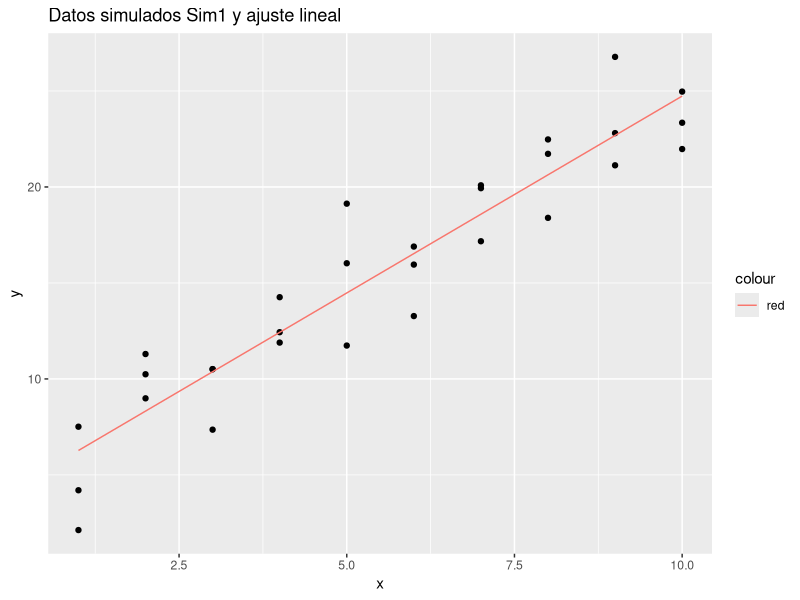
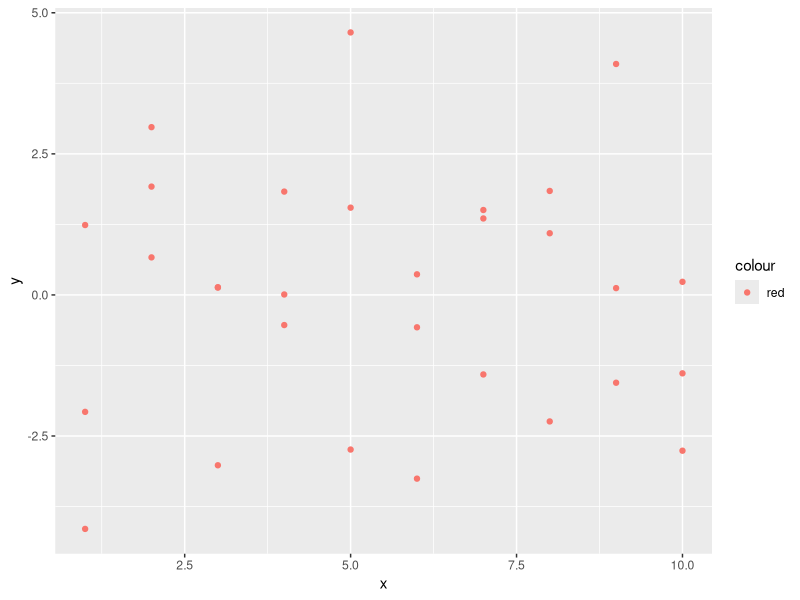
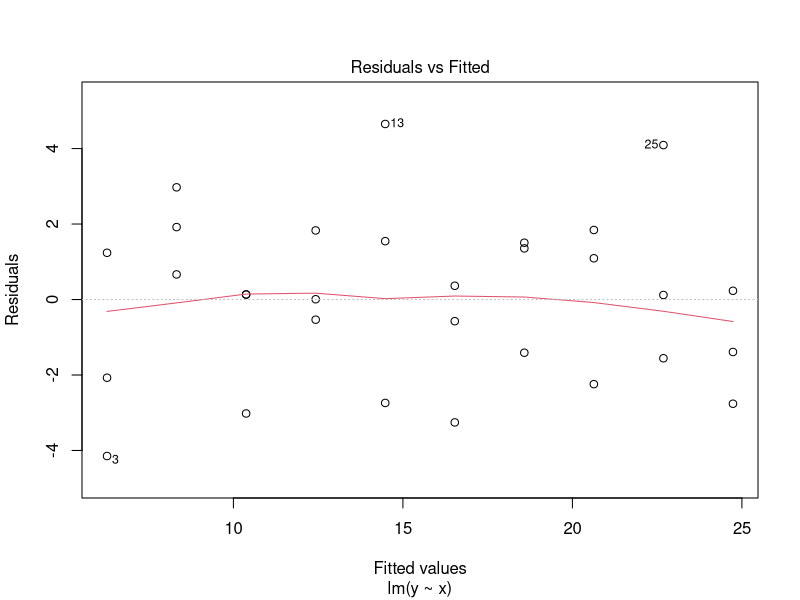
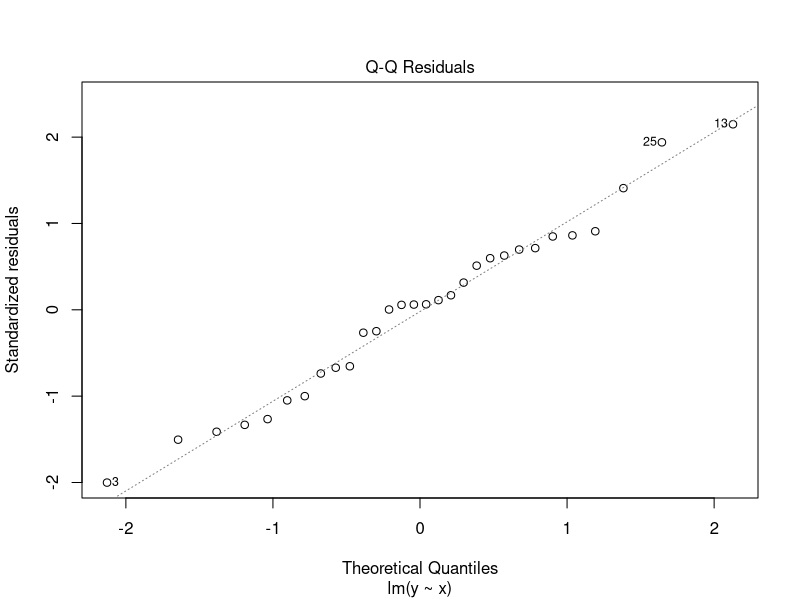
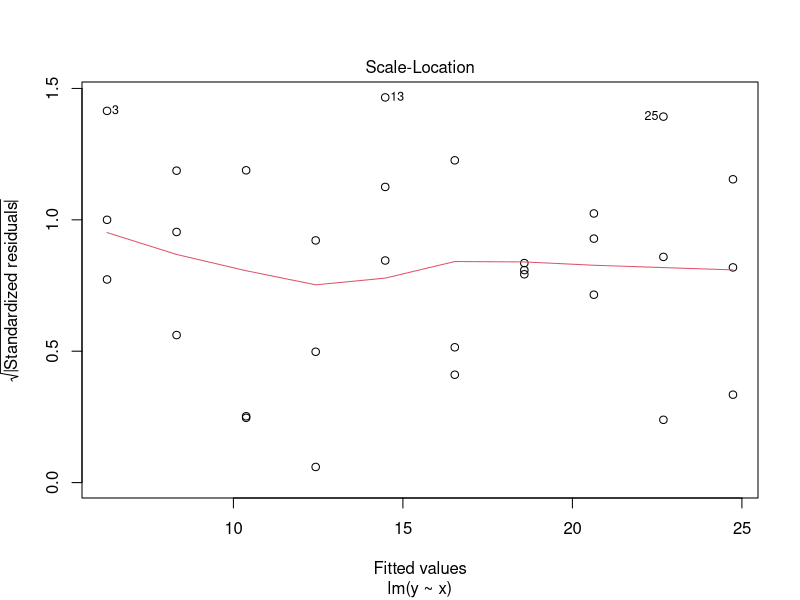
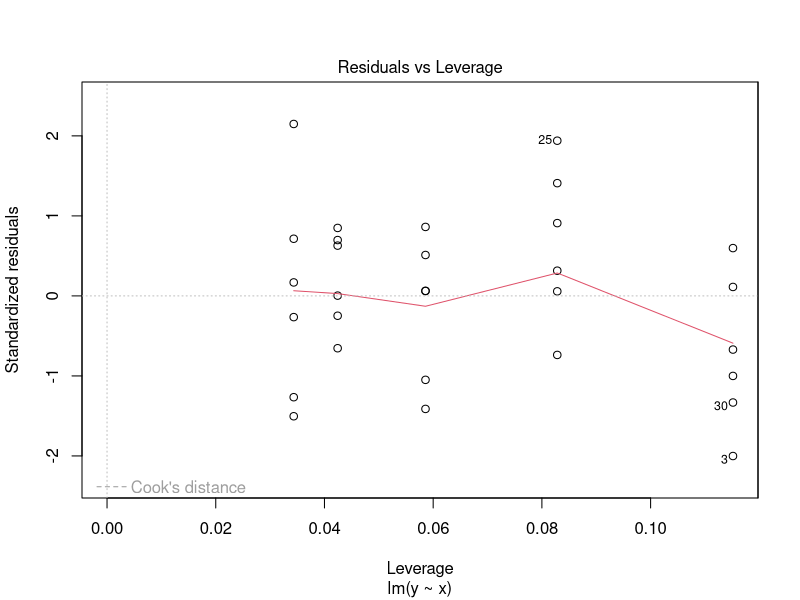
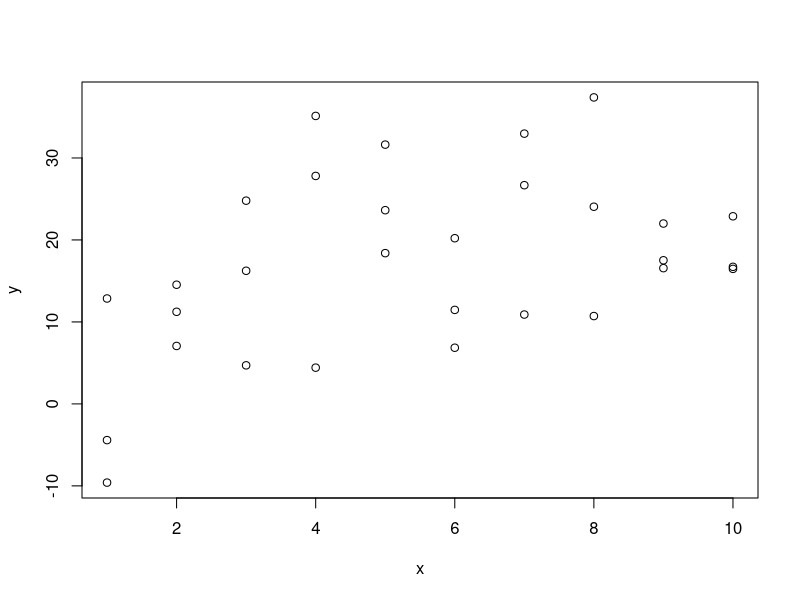
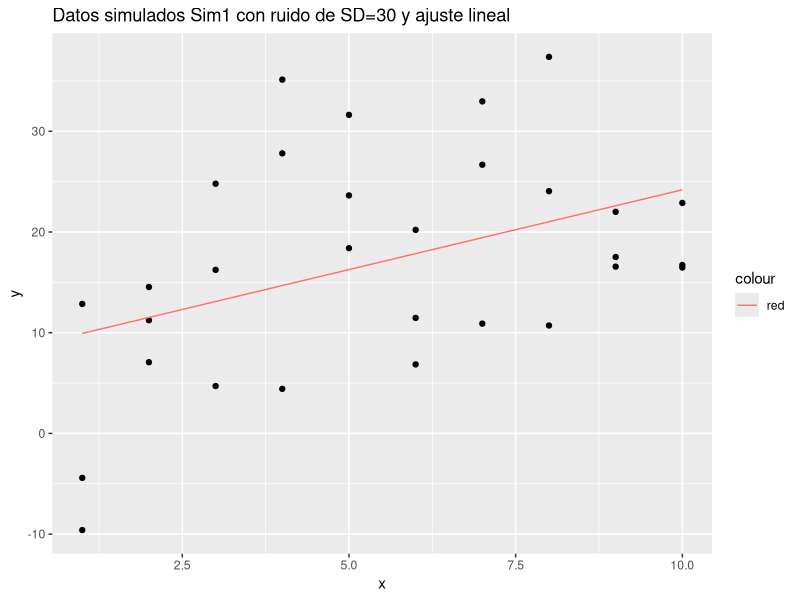

Recreate these plots in R, in order.
library(modelr)
library(tidyverse)
options(na.action = na.warn)


#Tarea 1
#test estadisitco

sim1 <-  sim1
mod1 <- lm(y~x, sim1)

grid <- data_grid(sim1, x) 
grid <- add_predictions(sim1, mod1) #ingreso de donde saco la data y aplico el mdoelo


ggplot(sim1, aes(x,y)) +
  geom_point()+
  geom_line(data = grid, aes(x=x, y=pred, color= "red"))+
  ggtitle(label='Datos simulados Sim1 y ajuste lineal')
#realizamos el ajsute de los datoss

#Calculo de residuos
grid_2 <- add_residuals(sim1, mod1)

ggplot(sim1, aes(x,y)) +
  geom_point(data = grid_2, aes(x=x, y=resid, color= "red"))

#analisis de residuos
plot(mod1)

#Vemos el valor de los coeficientes y de los estadisticos
summary(mod1)

#agreamos riudo a y 
ruido_y <-  rnorm(30, sd = 10) #sd variacion estandar
sim1_ruido <-  sim1
sim1_ruido$y <- sim1$y+ruido_y 
#realizamos el modelado de nuevo
mod1_ruido <- lm(y~x, sim1_ruido)

grid_ruido <- data_grid(sim1_ruido, x) 
grid_ruido <- add_predictions(sim1_ruido, mod1_ruido) #ingreso de donde saco la data y aplico el mdoelo
plot(sim1_ruido)
summary(mod1_ruido)


#compramos graficos

ggplot(sim1_ruido, aes(x,y)) +
  geom_point()+
  geom_line(data = grid_ruido, aes(x=x, y=pred, color= "red"))+
  ggtitle(label='Datos simulados Sim1 con ruido de SD=30 y ajuste lineal')
#realizamos el ajsute de los datoss

#Calculo de residuos

#ejercicio 2 terminos de interaccion

sim3<- sim3
glimpse(sim3)
#x2 factor 




ggplot (data= sim3)+ geom_point(aes(x=x2, y=y))

#diferencia en tre formula

mod1 <- lm(y~ x1+x2, sim3)
mod2 <- lm(y~ x1*x2, sim3)

matriz_m <- model_matrix(sim3, mod1)
matriz_m2 <- model_matrix(sim3, mod2)
view( matriz_m)
view( matriz_m2)

#ajustar modelos 
grilla<- sim3 %>%
  data_grid(x1, x2) %>%
  gather_predictions(mod1, mod2)

#grafico en facetas
ggplot(sim3, aes(x1, y, colour = x2)) +
  geom_point() +
  geom_line(data = grilla, aes(y = pred)) +
  facet_wrap(~model)

#casos para cada formula 









